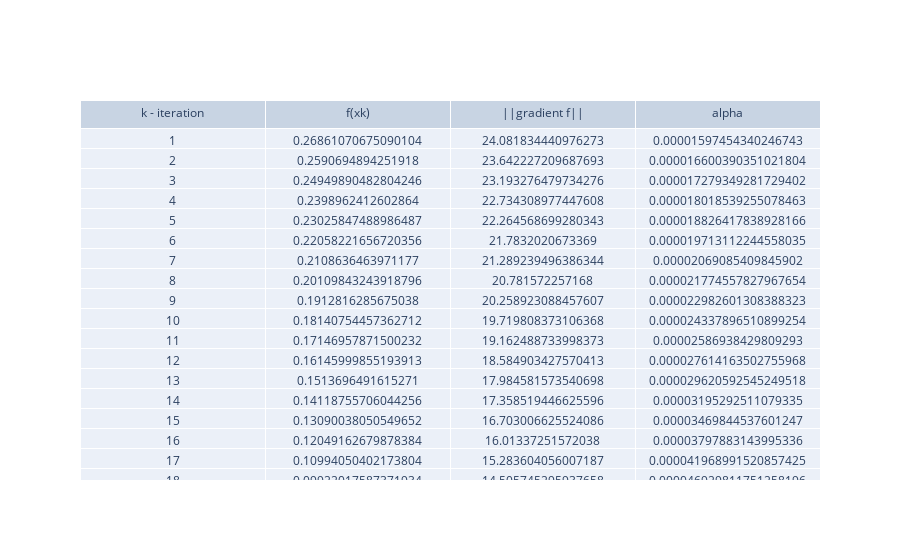

Notebook cell for this chart:
### Markdown cell above
# x0 =[1.05, 1.05]

### Code cell
fig = go.Figure(data=[go.Table(header=dict(values=['k - iteration', 'f(xk)', '||gradient f||', 'alpha']),
                 cells=dict(values=[np.arange(1, k+1), f_vec, grad_vec, alpha_vec]))])
fig.show()

### Figure 1 — Plotly figure (JSON) as saved in the notebook; plotly's stock layout.template omitted (floating-point values rounded to 4 significant figures; data arrays with more than 128 entries replaced by an {"elided": "..."} marker saying what was removed)
{"data": [{"cells": {"values": {"elided": "4x1835 float values"}}, "header": {"values": ["k - iteration", "f(xk)", "||gradient f||", "alpha"]}, "type": "table"}], "layout": {}}
